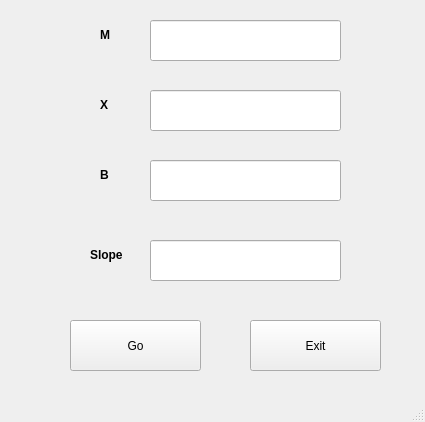
<?xml version="1.0" encoding="UTF-8"?>
<ui version="4.0">
 <class>MainWindow</class>
 <widget class="QMainWindow" name="MainWindow">
  <property name="geometry">
   <rect>
    <x>0</x>
    <y>0</y>
    <width>425</width>
    <height>422</height>
   </rect>
  </property>
  <property name="windowTitle">
   <string>MainWindow</string>
  </property>
  <widget class="QWidget" name="centralwidget">
   <widget class="QLineEdit" name="line_1">
    <property name="geometry">
     <rect>
      <x>150</x>
      <y>20</y>
      <width>191</width>
      <height>41</height>
     </rect>
    </property>
   </widget>
   <widget class="QLineEdit" name="line_2">
    <property name="geometry">
     <rect>
      <x>150</x>
      <y>90</y>
      <width>191</width>
      <height>41</height>
     </rect>
    </property>
   </widget>
   <widget class="QLineEdit" name="line_3">
    <property name="geometry">
     <rect>
      <x>150</x>
      <y>160</y>
      <width>191</width>
      <height>41</height>
     </rect>
    </property>
   </widget>
   <widget class="QLineEdit" name="line_4">
    <property name="geometry">
     <rect>
      <x>150</x>
      <y>240</y>
      <width>191</width>
      <height>41</height>
     </rect>
    </property>
   </widget>
   <widget class="QLabel" name="label">
    <property name="geometry">
     <rect>
      <x>100</x>
      <y>20</y>
      <width>81</width>
      <height>31</height>
     </rect>
    </property>
    <property name="text">
     <string>&lt;html&gt;&lt;head/&gt;&lt;body&gt;&lt;p&gt;&lt;span style=&quot; font-weight:600;&quot;&gt;M&lt;/span&gt;&lt;/p&gt;&lt;/body&gt;&lt;/html&gt;</string>
    </property>
   </widget>
   <widget class="QLabel" name="label_2">
    <property name="geometry">
     <rect>
      <x>100</x>
      <y>90</y>
      <width>81</width>
      <height>31</height>
     </rect>
    </property>
    <property name="text">
     <string>&lt;html&gt;&lt;head/&gt;&lt;body&gt;&lt;p&gt;&lt;span style=&quot; font-weight:600;&quot;&gt;X&lt;/span&gt;&lt;/p&gt;&lt;/body&gt;&lt;/html&gt;</string>
    </property>
   </widget>
   <widget class="QLabel" name="label_3">
    <property name="geometry">
     <rect>
      <x>100</x>
      <y>160</y>
      <width>81</width>
      <height>31</height>
     </rect>
    </property>
    <property name="text">
     <string>&lt;html&gt;&lt;head/&gt;&lt;body&gt;&lt;p&gt;&lt;span style=&quot; font-weight:600;&quot;&gt;B&lt;/span&gt;&lt;/p&gt;&lt;/body&gt;&lt;/html&gt;</string>
    </property>
   </widget>
   <widget class="QLabel" name="label_4">
    <property name="geometry">
     <rect>
      <x>90</x>
      <y>240</y>
      <width>81</width>
      <height>31</height>
     </rect>
    </property>
    <property name="text">
     <string>&lt;html&gt;&lt;head/&gt;&lt;body&gt;&lt;p&gt;&lt;span style=&quot; font-weight:600;&quot;&gt;Slope&lt;/span&gt;&lt;/p&gt;&lt;/body&gt;&lt;/html&gt;</string>
    </property>
   </widget>
   <widget class="QPushButton" name="go_btn">
    <property name="geometry">
     <rect>
      <x>70</x>
      <y>320</y>
      <width>131</width>
      <height>51</height>
     </rect>
    </property>
    <property name="text">
     <string>Go</string>
    </property>
   </widget>
   <widget class="QPushButton" name="exit_btn">
    <property name="geometry">
     <rect>
      <x>250</x>
      <y>320</y>
      <width>131</width>
      <height>51</height>
     </rect>
    </property>
    <property name="text">
     <string>Exit</string>
    </property>
   </widget>
  </widget>
  <widget class="QStatusBar" name="statusbar"/>
 </widget>
 <resources/>
 <connections/>
</ui>
